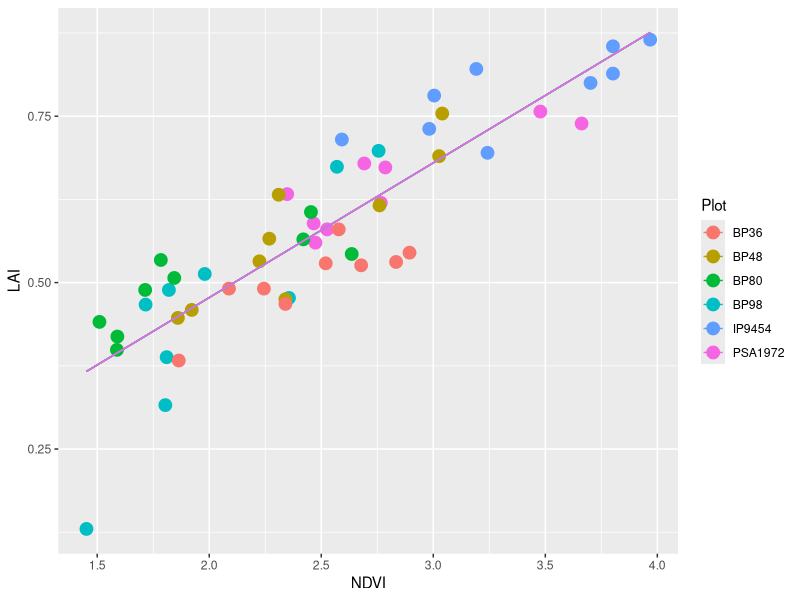
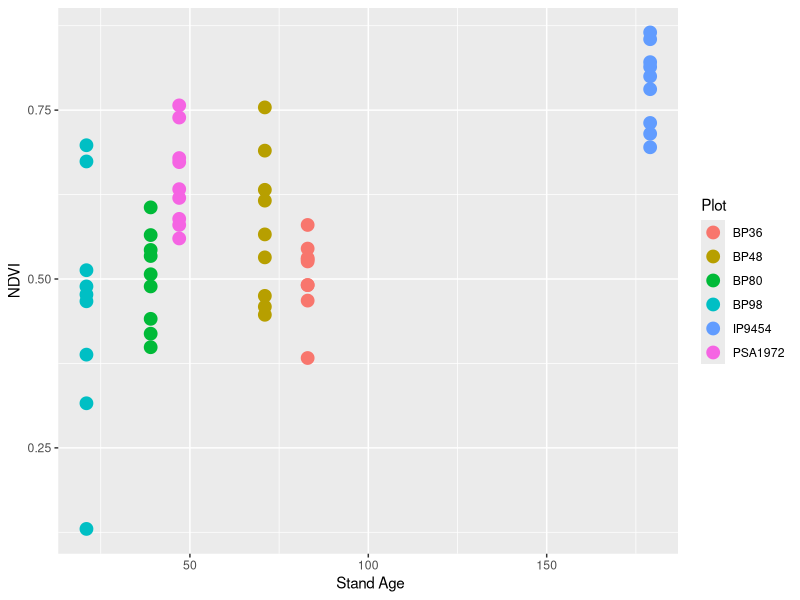
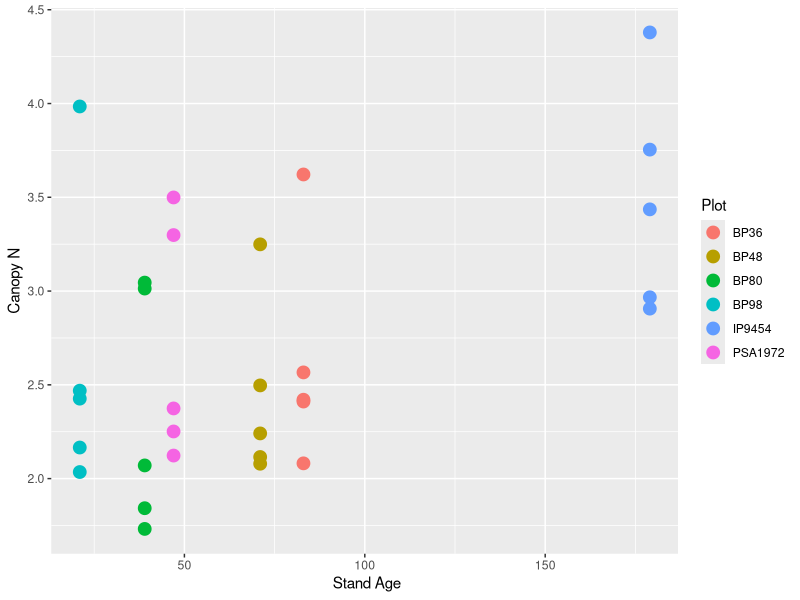
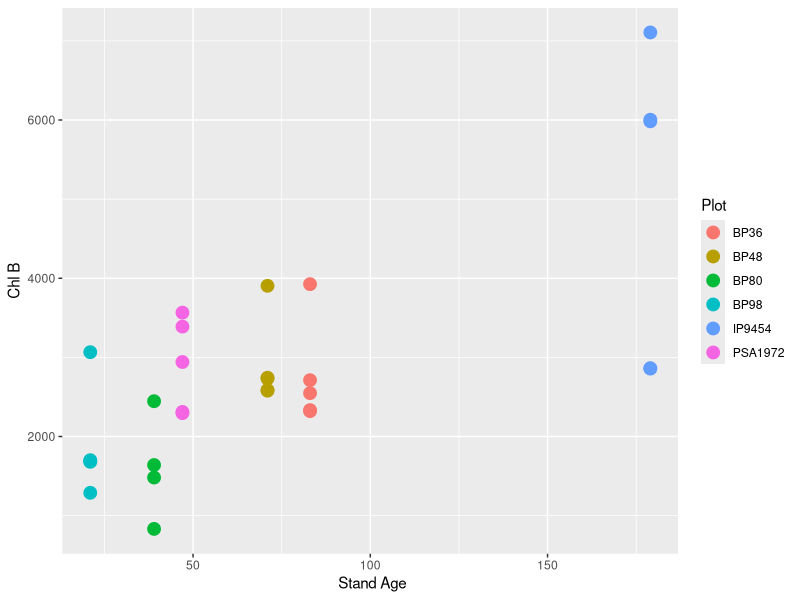
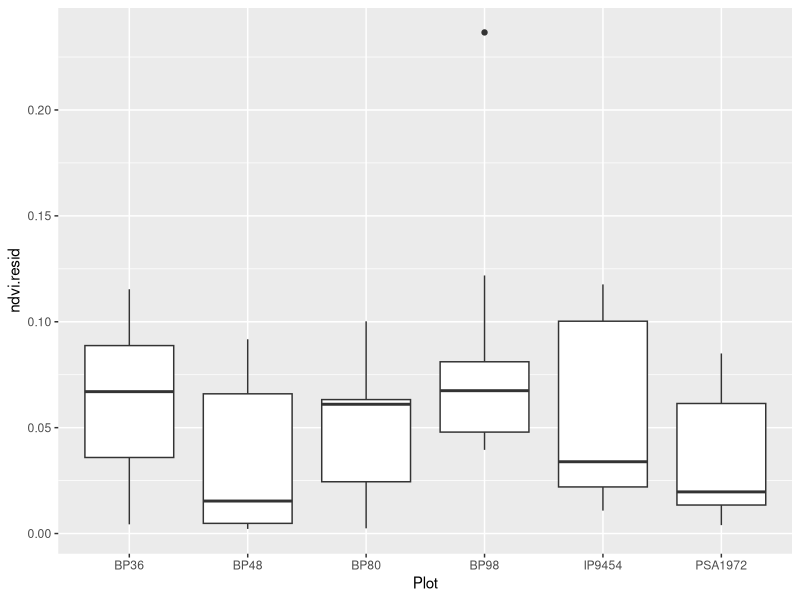
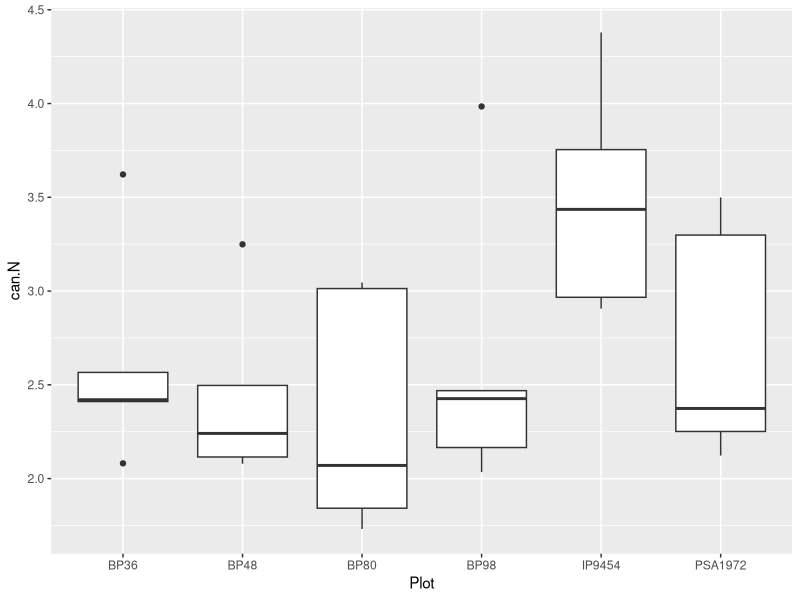
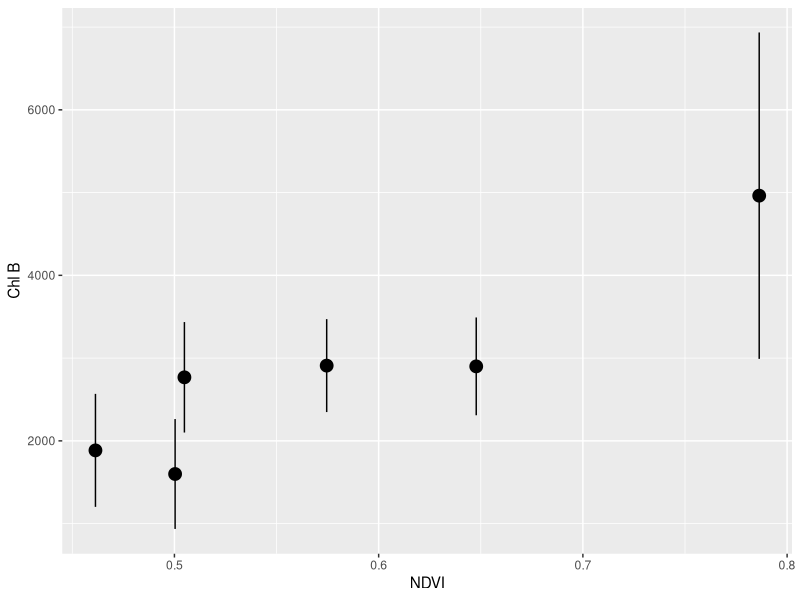
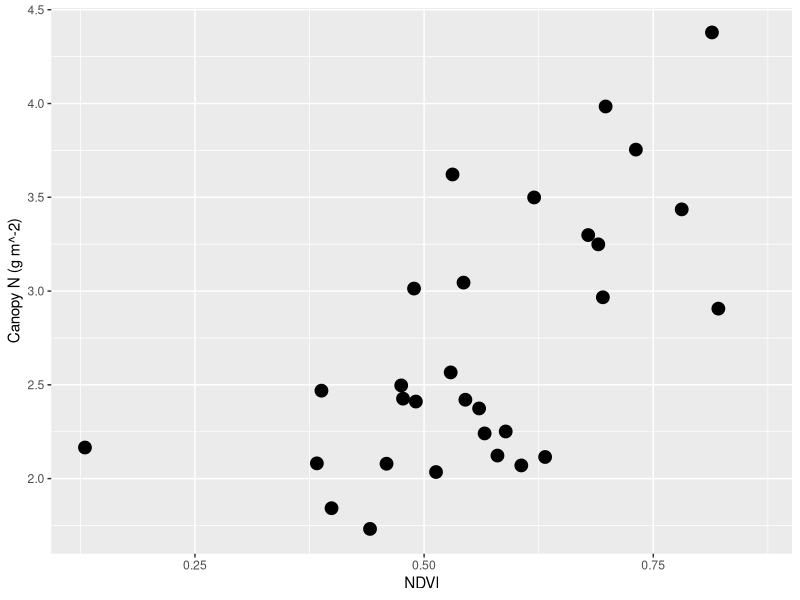

Reproduce these figures in R, in order.
# Initial sandbox script for NDVI/Leaf chemistry scaling project based on the 2019 REU summer project by Evan Paris
# Author:  jeff atkins (jwatkins6@vcu.edu and @atkinsjeff)

#libraries
require(tidyverse)
require(ggplot2)
require(viridis)

# import data
df <- read.csv("./data/ltreb_ndvi.csv")

#### 
# need to add scaling stuff in here....obviously. 

#adding age
df$stand.age <- 2019 - df$est_year

# make total lai
head(df[,15:19])

df$lai <- rowMeans(df[,15:19], na.rm=TRUE)

# scale CANOPY N using LMA generic 54.1 g per m^2 from Abrams and Kubiske (og is 5.41 mg per cm^2)
df$can.N <- ((df$nitrogen * 54.1) / 100 ) * df$lai
 
# chl adjust by lai
df$chl_b_est <- df$chl_b * df$lai

# let's look at LAI vs NDVI and address the autocorrelation issue first
lm.lai.ndvi <- lm(NDVI_IndexAvg ~ lai, data = df)
summary(lm.lai.ndvi)

# intercept
lm.lai.ndvi[[1]][1]

# slope
lm.lai.ndvi[[1]][2]


# now I want to add that equation to the plot by hand
# I know we can do auto, I just want to type it all out.
lai.fun <- function(x) (x * 0.2024) + 0.072727

# test plot
x11()
ggplot(df, aes(x = lai, y = NDVI_IndexAvg, color = Plot))+
  geom_point(size = 4)+
  ylab("LAI")+
  xlab("NDVI")+
  stat_function(fun = lai.fun)

x11()
ggplot(df, aes(x = stand.age, y = NDVI_IndexAvg, color = Plot))+
  geom_point(size = 4)+
  ylab("NDVI")+
  xlab(" Stand Age")

x11()
ggplot(df, aes(x = stand.age, y = can.N, color = Plot))+
  geom_point(size = 4)+
  ylab("Canopy N")+
  xlab(" Stand Age")

x11()
ggplot(df, aes(x = stand.age, y = chl_b_est, color = Plot))+
  geom_point(size = 4)+
  ylab("Chl B")+
  xlab(" Stand Age")

# let's remove residuals now
df$ndvi.resid <- abs( ((df$lai * 0.2024) + 0.072727) - df$NDVI_IndexAvg)

#let's plot these
x11()
ggplot(df, aes(y = ndvi.resid, x = Plot))+
  geom_boxplot()

#let's plot these
x11()
ggplot(df, aes(y = can.N, x = Plot))+
  geom_boxplot()

# test stats
lm.chl <- lm(chl_b_est ~ NDVI_IndexAvg, data = df)
summary(lm.chl)

lm.can.N <- lm(can.N ~ NDVI_IndexAvg, data = df)
summary(lm.can.N)



################# 
# let's look at plot averages

df %>%
  group_by(Plot) %>%
  summarise(ndvi = mean(NDVI_IndexAvg), ndvi.sd = sd(NDVI_IndexAvg),
            chl_b = mean(chl_b_est, na.rm = TRUE), chl_b.sd = sd(chl_b_est, na.rm = TRUE),
            nitro = mean(can.N, na.rm = TRUE), nitro.sd = sd(can.N, na.rm = TRUE)) -> df.means


lm.chl.means <- lm(chl_b ~ ndvi, data = df.means)
summary(lm.chl.means)

lm.can.N.means <- lm(nitro ~ ndvi, data = df.means)
summary(lm.can.N.means)

# plot chl_b
x11()
ggplot(df.means, aes(y = chl_b, x = ndvi))+
  geom_point(size = 4)+
  geom_pointrange(aes(ymin = chl_b - chl_b.sd, ymax = chl_b + chl_b.sd))+ 
  ylab("Chl B")+
  xlab("NDVI")

# plot canopy N
x11()
ggplot(df, aes(y = can.N, x = NDVI_IndexAvg))+
  geom_point(size = 4)+
  #geom_pointrange(aes(ymin = chl_b - chl_b.sd, ymax = chl_b + chl_b.sd))+ 
  ylab("Canopy N (g m^-2)")+
  xlab("NDVI")

x11()
ggplot(df, aes(y = chl_b_est, x = NDVI_IndexAvg))+
  geom_point(size = 4)+
  #geom_pointrange(aes(ymin = chl_b - chl_b.sd, ymax = chl_b + chl_b.sd))+ 
  ylab("Chl B (g m^-2)")+
  xlab("NDVI")

x11()
ggplot(df.means, aes(y = nitro, x = ndvi))+
  geom_point(size = 4)+
  #geom_pointrange(aes(ymin = chl_b - chl_b.sd, ymax = chl_b + chl_b.sd))+ 
  ylab("Canopy N (g m^-2)")+
  xlab("NDVI")

x11()
ggplot(df.means, aes(y = nitro, x = chl_b))+
  geom_point(size = 4)+
  #geom_pointrange(aes(ymin = chl_b - chl_b.sd, ymax = chl_b + chl_b.sd))+ 
  ylab("Canopy N (g m^-2)")+
  xlab("Chl B")
